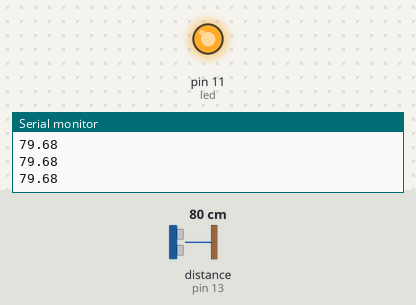
The sketch below on a simulated Arduino Uno, built with avr-gcc and run on an emulated ATmega328P. Parts: output pins drawn as LEDs (lit = HIGH), the last lines printed to the serial monitor. Wiring (inferred from the names in the program): ultrasonic range finder: trigger pin 10; echo pin 13. Inputs (shaded band) come from the test bench; at power-on: distance to the obstacle (sensor on pin 13) 80 cm. The echo pulse lasts 58.3 µs per cm; pins used as bus, display or sensor lines are not drawn.

Above: at 1.2 s.
1.3 s: distance to the obstacle (sensor on pin 13) set to 181 cm
2.8 s: distance to the obstacle (sensor on pin 13) set to 186 cm
At 3.5 s:
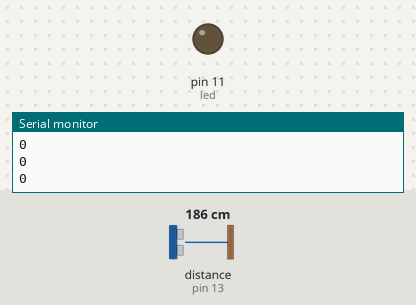
4.3 s: distance to the obstacle (sensor on pin 13) set to 2 cm
At 5.2 s:
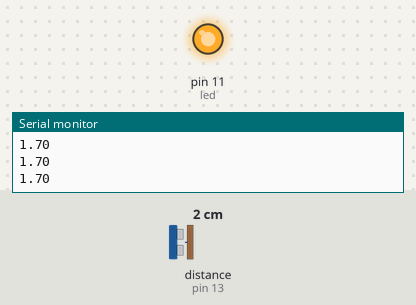
5.8 s: distance to the obstacle (sensor on pin 13) set to 250 cm
At 6.2 s:
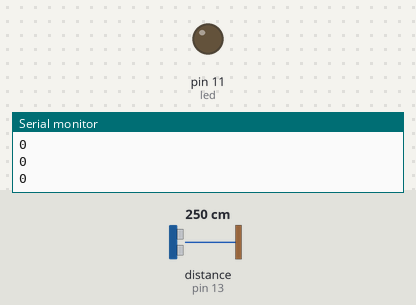
Timing chart, 0 to 8.4 s (numbered marks = the images above; inputs shaded):
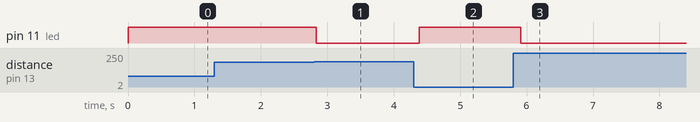

The sketch:

sketch_dec27b.ino
```cpp
#define trigPin 10
#define echoPin 13
#define led 11
float duration, distance;
void setup() {
  Serial.begin (115200);
  pinMode(trigPin, OUTPUT);
  pinMode(echoPin, INPUT);
  pinMode(led, OUTPUT);
  int count;
}
void loop() {

  // Write a pulse to the HC-SR04 Trigger Pin and measure the response from the HC-SR04 Echo Pin

  digitalWrite(trigPin, LOW);
  delayMicroseconds(2);
  digitalWrite(trigPin, HIGH);
  delayMicroseconds(10);
  digitalWrite(trigPin, LOW);

  duration = pulseIn(echoPin, HIGH);

  // Determine distance from duration and use 343 metres per second as speed of sound

  distance = (duration / 2) * 0.0343;

  // Send results to Serial Monitor

  if (distance < 183 && distance > 0) {
     Serial.println(distance);
     digitalWrite(led, HIGH);
     int count = count + 1; // Add to the total number of times that the sensor detects an individual within six feet.
  }
else {
  Serial.println(0);
  digitalWrite(led, LOW);
}
delay(100);
  }
```

Measured:
- the behaviour switches between 183 and 184 cm on distance to the obstacle (sensor on pin 13) (found by bisection; images 0 and 1)
- after the input at 2.8 s, pin 11 (led): HIGH → LOW at once
- after the input at 4.3 s, pin 11 (led): LOW → HIGH after 0.08 s
- after the input at 5.8 s, pin 11 (led): HIGH → LOW after 0.11 s
